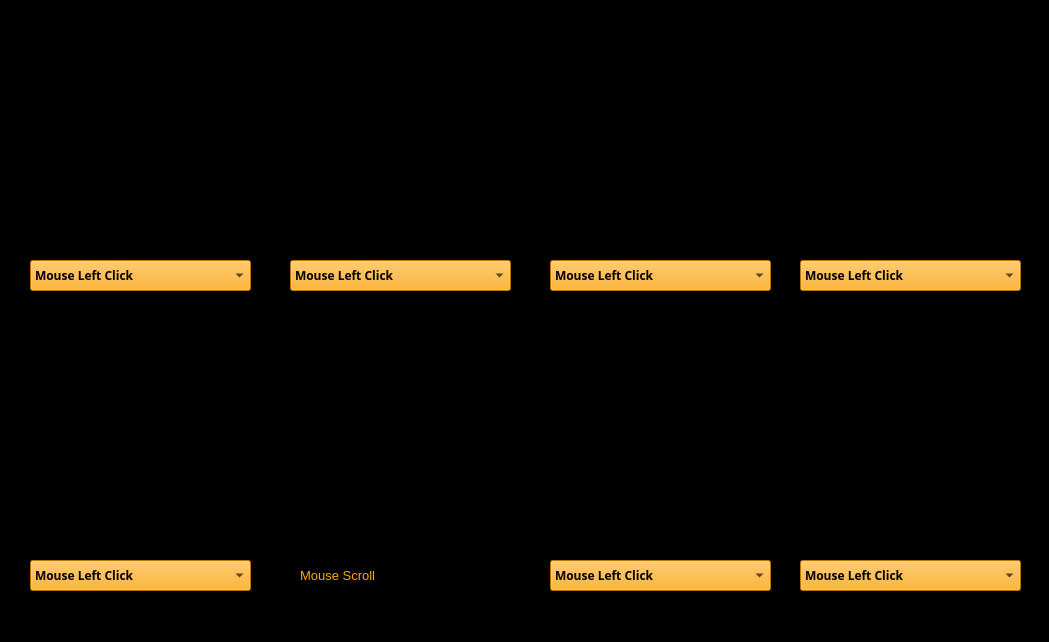
<?xml version="1.0" encoding="UTF-8"?>
<ui version="4.0">
 <class>MainWindow</class>
 <widget class="QMainWindow" name="MainWindow">
  <property name="geometry">
   <rect>
    <x>0</x>
    <y>0</y>
    <width>1049</width>
    <height>642</height>
   </rect>
  </property>
  <property name="windowTitle">
   <string>MainWindow</string>
  </property>
  <property name="styleSheet">
   <string notr="true">QWidget {
    background-color: black;
}</string>
  </property>
  <widget class="QWidget" name="centralwidget">
   <widget class="QLabel" name="label_2">
    <property name="geometry">
     <rect>
      <x>800</x>
      <y>0</y>
      <width>221</width>
      <height>251</height>
     </rect>
    </property>
    <property name="text">
     <string/>
    </property>
    <property name="pixmap">
     <pixmap>build/action cam/left_click.jpg</pixmap>
    </property>
   </widget>
   <widget class="QLabel" name="label">
    <property name="geometry">
     <rect>
      <x>550</x>
      <y>0</y>
      <width>221</width>
      <height>251</height>
     </rect>
    </property>
    <property name="text">
     <string/>
    </property>
    <property name="pixmap">
     <pixmap>build/action cam/enventory.jpg</pixmap>
    </property>
   </widget>
   <widget class="QLabel" name="label_3">
    <property name="geometry">
     <rect>
      <x>290</x>
      <y>0</y>
      <width>221</width>
      <height>251</height>
     </rect>
    </property>
    <property name="text">
     <string/>
    </property>
    <property name="pixmap">
     <pixmap>build/action cam/r_one_leg.jpg</pixmap>
    </property>
   </widget>
   <widget class="QLabel" name="label_4">
    <property name="enabled">
     <bool>true</bool>
    </property>
    <property name="geometry">
     <rect>
      <x>30</x>
      <y>0</y>
      <width>221</width>
      <height>251</height>
     </rect>
    </property>
    <property name="text">
     <string/>
    </property>
    <property name="pixmap">
     <pixmap>build/action cam/drop.jpg</pixmap>
    </property>
   </widget>
   <widget class="QLabel" name="label_5">
    <property name="geometry">
     <rect>
      <x>800</x>
      <y>300</y>
      <width>221</width>
      <height>251</height>
     </rect>
    </property>
    <property name="text">
     <string/>
    </property>
    <property name="pixmap">
     <pixmap>build/action cam/left click.jpg</pixmap>
    </property>
   </widget>
   <widget class="QLabel" name="label_6">
    <property name="geometry">
     <rect>
      <x>550</x>
      <y>300</y>
      <width>221</width>
      <height>251</height>
     </rect>
    </property>
    <property name="text">
     <string/>
    </property>
    <property name="pixmap">
     <pixmap>build/action cam/crouch.jpg</pixmap>
    </property>
   </widget>
   <widget class="QLabel" name="label_7">
    <property name="geometry">
     <rect>
      <x>290</x>
      <y>300</y>
      <width>221</width>
      <height>251</height>
     </rect>
    </property>
    <property name="text">
     <string/>
    </property>
    <property name="pixmap">
     <pixmap>build/action cam/hotbar.jpg</pixmap>
    </property>
   </widget>
   <widget class="QLabel" name="label_8">
    <property name="geometry">
     <rect>
      <x>30</x>
      <y>300</y>
      <width>221</width>
      <height>251</height>
     </rect>
    </property>
    <property name="text">
     <string/>
    </property>
    <property name="pixmap">
     <pixmap>build/action cam/jump.jpg</pixmap>
    </property>
   </widget>
   <widget class="QComboBox" name="comboBox_8">
    <property name="geometry">
     <rect>
      <x>550</x>
      <y>560</y>
      <width>221</width>
      <height>31</height>
     </rect>
    </property>
    <property name="font">
     <font>
      <family>Microsoft JhengHei Light</family>
      <pointsize>9</pointsize>
      <weight>75</weight>
      <bold>true</bold>
     </font>
    </property>
    <property name="styleSheet">
     <string notr="true">QWidget {
    background-color: orange
;
}</string>
    </property>
    <item>
     <property name="text">
      <string>Mouse Left Click</string>
     </property>
    </item>
    <item>
     <property name="text">
      <string>tab</string>
     </property>
    </item>
    <item>
     <property name="text">
      <string>escape</string>
     </property>
    </item>
    <item>
     <property name="text">
      <string>Mouse Right Click</string>
     </property>
    </item>
    <item>
     <property name="text">
      <string>Space</string>
     </property>
    </item>
    <item>
     <property name="text">
      <string>Left Shift</string>
     </property>
    </item>
    <item>
     <property name="text">
      <string>Right Shift</string>
     </property>
    </item>
    <item>
     <property name="text">
      <string>1</string>
     </property>
    </item>
    <item>
     <property name="text">
      <string>2</string>
     </property>
    </item>
    <item>
     <property name="text">
      <string>3</string>
     </property>
    </item>
    <item>
     <property name="text">
      <string>4</string>
     </property>
    </item>
    <item>
     <property name="text">
      <string>5</string>
     </property>
    </item>
    <item>
     <property name="text">
      <string>6</string>
     </property>
    </item>
    <item>
     <property name="text">
      <string>7</string>
     </property>
    </item>
    <item>
     <property name="text">
      <string>8</string>
     </property>
    </item>
    <item>
     <property name="text">
      <string>9</string>
     </property>
    </item>
    <item>
     <property name="text">
      <string>0</string>
     </property>
    </item>
    <item>
     <property name="text">
      <string>A</string>
     </property>
    </item>
    <item>
     <property name="text">
      <string>B</string>
     </property>
    </item>
    <item>
     <property name="text">
      <string>C</string>
     </property>
    </item>
    <item>
     <property name="text">
      <string>D</string>
     </property>
    </item>
    <item>
     <property name="text">
      <string>E</string>
     </property>
    </item>
    <item>
     <property name="text">
      <string>F</string>
     </property>
    </item>
    <item>
     <property name="text">
      <string>G</string>
     </property>
    </item>
    <item>
     <property name="text">
      <string>H</string>
     </property>
    </item>
    <item>
     <property name="text">
      <string>I</string>
     </property>
    </item>
    <item>
     <property name="text">
      <string>J</string>
     </property>
    </item>
    <item>
     <property name="text">
      <string>K</string>
     </property>
    </item>
    <item>
     <property name="text">
      <string>L</string>
     </property>
    </item>
    <item>
     <property name="text">
      <string>M</string>
     </property>
    </item>
    <item>
     <property name="text">
      <string>N</string>
     </property>
    </item>
    <item>
     <property name="text">
      <string>O</string>
     </property>
    </item>
    <item>
     <property name="text">
      <string>P</string>
     </property>
    </item>
    <item>
     <property name="text">
      <string>Q</string>
     </property>
    </item>
    <item>
     <property name="text">
      <string>R</string>
     </property>
    </item>
    <item>
     <property name="text">
      <string>S</string>
     </property>
    </item>
    <item>
     <property name="text">
      <string>T</string>
     </property>
    </item>
    <item>
     <property name="text">
      <string>U</string>
     </property>
    </item>
    <item>
     <property name="text">
      <string>V</string>
     </property>
    </item>
    <item>
     <property name="text">
      <string>W</string>
     </property>
    </item>
    <item>
     <property name="text">
      <string>X</string>
     </property>
    </item>
    <item>
     <property name="text">
      <string>Y</string>
     </property>
    </item>
    <item>
     <property name="text">
      <string>Z</string>
     </property>
    </item>
   </widget>
   <widget class="QComboBox" name="comboBox_9">
    <property name="geometry">
     <rect>
      <x>800</x>
      <y>560</y>
      <width>221</width>
      <height>31</height>
     </rect>
    </property>
    <property name="font">
     <font>
      <family>Microsoft JhengHei Light</family>
      <pointsize>9</pointsize>
      <weight>75</weight>
      <bold>true</bold>
     </font>
    </property>
    <property name="mouseTracking">
     <bool>true</bool>
    </property>
    <property name="styleSheet">
     <string notr="true">QWidget {
    background-color: orange
;
}</string>
    </property>
    <item>
     <property name="text">
      <string>Mouse Left Click</string>
     </property>
    </item>
    <item>
     <property name="text">
      <string>tab</string>
     </property>
    </item>
    <item>
     <property name="text">
      <string>escape</string>
     </property>
    </item>
    <item>
     <property name="text">
      <string>Mouse Right Click</string>
     </property>
    </item>
    <item>
     <property name="text">
      <string>Space</string>
     </property>
    </item>
    <item>
     <property name="text">
      <string>Left Shift</string>
     </property>
    </item>
    <item>
     <property name="text">
      <string>Right Shift</string>
     </property>
    </item>
    <item>
     <property name="text">
      <string>1</string>
     </property>
    </item>
    <item>
     <property name="text">
      <string>2</string>
     </property>
    </item>
    <item>
     <property name="text">
      <string>3</string>
     </property>
    </item>
    <item>
     <property name="text">
      <string>4</string>
     </property>
    </item>
    <item>
     <property name="text">
      <string>5</string>
     </property>
    </item>
    <item>
     <property name="text">
      <string>6</string>
     </property>
    </item>
    <item>
     <property name="text">
      <string>7</string>
     </property>
    </item>
    <item>
     <property name="text">
      <string>8</string>
     </property>
    </item>
    <item>
     <property name="text">
      <string>9</string>
     </property>
    </item>
    <item>
     <property name="text">
      <string>0</string>
     </property>
    </item>
    <item>
     <property name="text">
      <string>A</string>
     </property>
    </item>
    <item>
     <property name="text">
      <string>B</string>
     </property>
    </item>
    <item>
     <property name="text">
      <string>C</string>
     </property>
    </item>
    <item>
     <property name="text">
      <string>D</string>
     </property>
    </item>
    <item>
     <property name="text">
      <string>E</string>
     </property>
    </item>
    <item>
     <property name="text">
      <string>F</string>
     </property>
    </item>
    <item>
     <property name="text">
      <string>G</string>
     </property>
    </item>
    <item>
     <property name="text">
      <string>H</string>
     </property>
    </item>
    <item>
     <property name="text">
      <string>I</string>
     </property>
    </item>
    <item>
     <property name="text">
      <string>J</string>
     </property>
    </item>
    <item>
     <property name="text">
      <string>K</string>
     </property>
    </item>
    <item>
     <property name="text">
      <string>L</string>
     </property>
    </item>
    <item>
     <property name="text">
      <string>M</string>
     </property>
    </item>
    <item>
     <property name="text">
      <string>N</string>
     </property>
    </item>
    <item>
     <property name="text">
      <string>O</string>
     </property>
    </item>
    <item>
     <property name="text">
      <string>P</string>
     </property>
    </item>
    <item>
     <property name="text">
      <string>Q</string>
     </property>
    </item>
    <item>
     <property name="text">
      <string>R</string>
     </property>
    </item>
    <item>
     <property name="text">
      <string>S</string>
     </property>
    </item>
    <item>
     <property name="text">
      <string>T</string>
     </property>
    </item>
    <item>
     <property name="text">
      <string>U</string>
     </property>
    </item>
    <item>
     <property name="text">
      <string>V</string>
     </property>
    </item>
    <item>
     <property name="text">
      <string>W</string>
     </property>
    </item>
    <item>
     <property name="text">
      <string>X</string>
     </property>
    </item>
    <item>
     <property name="text">
      <string>Y</string>
     </property>
    </item>
    <item>
     <property name="text">
      <string>Z</string>
     </property>
    </item>
   </widget>
   <widget class="QComboBox" name="comboBox_10">
    <property name="geometry">
     <rect>
      <x>30</x>
      <y>560</y>
      <width>221</width>
      <height>31</height>
     </rect>
    </property>
    <property name="font">
     <font>
      <family>Microsoft JhengHei Light</family>
      <pointsize>9</pointsize>
      <weight>75</weight>
      <bold>true</bold>
     </font>
    </property>
    <property name="styleSheet">
     <string notr="true">QWidget {
    background-color: orange
;
}</string>
    </property>
    <item>
     <property name="text">
      <string>Mouse Left Click</string>
     </property>
    </item>
    <item>
     <property name="text">
      <string>tab</string>
     </property>
    </item>
    <item>
     <property name="text">
      <string>escape</string>
     </property>
    </item>
    <item>
     <property name="text">
      <string>Mouse Right Click</string>
     </property>
    </item>
    <item>
     <property name="text">
      <string>Space</string>
     </property>
    </item>
    <item>
     <property name="text">
      <string>Left Shift</string>
     </property>
    </item>
    <item>
     <property name="text">
      <string>Right Shift</string>
     </property>
    </item>
    <item>
     <property name="text">
      <string>1</string>
     </property>
    </item>
    <item>
     <property name="text">
      <string>2</string>
     </property>
    </item>
    <item>
     <property name="text">
      <string>3</string>
     </property>
    </item>
    <item>
     <property name="text">
      <string>4</string>
     </property>
    </item>
    <item>
     <property name="text">
      <string>5</string>
     </property>
    </item>
    <item>
     <property name="text">
      <string>6</string>
     </property>
    </item>
    <item>
     <property name="text">
      <string>7</string>
     </property>
    </item>
    <item>
     <property name="text">
      <string>8</string>
     </property>
    </item>
    <item>
     <property name="text">
      <string>9</string>
     </property>
    </item>
    <item>
     <property name="text">
      <string>0</string>
     </property>
    </item>
    <item>
     <property name="text">
      <string>A</string>
     </property>
    </item>
    <item>
     <property name="text">
      <string>B</string>
     </property>
    </item>
    <item>
     <property name="text">
      <string>C</string>
     </property>
    </item>
    <item>
     <property name="text">
      <string>D</string>
     </property>
    </item>
    <item>
     <property name="text">
      <string>E</string>
     </property>
    </item>
    <item>
     <property name="text">
      <string>F</string>
     </property>
    </item>
    <item>
     <property name="text">
      <string>G</string>
     </property>
    </item>
    <item>
     <property name="text">
      <string>H</string>
     </property>
    </item>
    <item>
     <property name="text">
      <string>I</string>
     </property>
    </item>
    <item>
     <property name="text">
      <string>J</string>
     </property>
    </item>
    <item>
     <property name="text">
      <string>K</string>
     </property>
    </item>
    <item>
     <property name="text">
      <string>L</string>
     </property>
    </item>
    <item>
     <property name="text">
      <string>M</string>
     </property>
    </item>
    <item>
     <property name="text">
      <string>N</string>
     </property>
    </item>
    <item>
     <property name="text">
      <string>O</string>
     </property>
    </item>
    <item>
     <property name="text">
      <string>P</string>
     </property>
    </item>
    <item>
     <property name="text">
      <string>Q</string>
     </property>
    </item>
    <item>
     <property name="text">
      <string>R</string>
     </property>
    </item>
    <item>
     <property name="text">
      <string>S</string>
     </property>
    </item>
    <item>
     <property name="text">
      <string>T</string>
     </property>
    </item>
    <item>
     <property name="text">
      <string>U</string>
     </property>
    </item>
    <item>
     <property name="text">
      <string>V</string>
     </property>
    </item>
    <item>
     <property name="text">
      <string>W</string>
     </property>
    </item>
    <item>
     <property name="text">
      <string>X</string>
     </property>
    </item>
    <item>
     <property name="text">
      <string>Y</string>
     </property>
    </item>
    <item>
     <property name="text">
      <string>Z</string>
     </property>
    </item>
   </widget>
   <widget class="QComboBox" name="comboBox_11">
    <property name="geometry">
     <rect>
      <x>30</x>
      <y>260</y>
      <width>221</width>
      <height>31</height>
     </rect>
    </property>
    <property name="font">
     <font>
      <family>Microsoft JhengHei Light</family>
      <pointsize>9</pointsize>
      <weight>75</weight>
      <bold>true</bold>
     </font>
    </property>
    <property name="styleSheet">
     <string notr="true">QWidget {
    background-color: orange
;
}</string>
    </property>
    <item>
     <property name="text">
      <string>Mouse Left Click</string>
     </property>
    </item>
    <item>
     <property name="text">
      <string>tab</string>
     </property>
    </item>
    <item>
     <property name="text">
      <string>escape</string>
     </property>
    </item>
    <item>
     <property name="text">
      <string>Mouse Right Click</string>
     </property>
    </item>
    <item>
     <property name="text">
      <string>Space</string>
     </property>
    </item>
    <item>
     <property name="text">
      <string>Left Shift</string>
     </property>
    </item>
    <item>
     <property name="text">
      <string>Right Shift</string>
     </property>
    </item>
    <item>
     <property name="text">
      <string>1</string>
     </property>
    </item>
    <item>
     <property name="text">
      <string>2</string>
     </property>
    </item>
    <item>
     <property name="text">
      <string>3</string>
     </property>
    </item>
    <item>
     <property name="text">
      <string>4</string>
     </property>
    </item>
    <item>
     <property name="text">
      <string>5</string>
     </property>
    </item>
    <item>
     <property name="text">
      <string>6</string>
     </property>
    </item>
    <item>
     <property name="text">
      <string>7</string>
     </property>
    </item>
    <item>
     <property name="text">
      <string>8</string>
     </property>
    </item>
    <item>
     <property name="text">
      <string>9</string>
     </property>
    </item>
    <item>
     <property name="text">
      <string>0</string>
     </property>
    </item>
    <item>
     <property name="text">
      <string>A</string>
     </property>
    </item>
    <item>
     <property name="text">
      <string>B</string>
     </property>
    </item>
    <item>
     <property name="text">
      <string>C</string>
     </property>
    </item>
    <item>
     <property name="text">
      <string>D</string>
     </property>
    </item>
    <item>
     <property name="text">
      <string>E</string>
     </property>
    </item>
    <item>
     <property name="text">
      <string>F</string>
     </property>
    </item>
    <item>
     <property name="text">
      <string>G</string>
     </property>
    </item>
    <item>
     <property name="text">
      <string>H</string>
     </property>
    </item>
    <item>
     <property name="text">
      <string>I</string>
     </property>
    </item>
    <item>
     <property name="text">
      <string>J</string>
     </property>
    </item>
    <item>
     <property name="text">
      <string>K</string>
     </property>
    </item>
    <item>
     <property name="text">
      <string>L</string>
     </property>
    </item>
    <item>
     <property name="text">
      <string>M</string>
     </property>
    </item>
    <item>
     <property name="text">
      <string>N</string>
     </property>
    </item>
    <item>
     <property name="text">
      <string>O</string>
     </property>
    </item>
    <item>
     <property name="text">
      <string>P</string>
     </property>
    </item>
    <item>
     <property name="text">
      <string>Q</string>
     </property>
    </item>
    <item>
     <property name="text">
      <string>R</string>
     </property>
    </item>
    <item>
     <property name="text">
      <string>S</string>
     </property>
    </item>
    <item>
     <property name="text">
      <string>T</string>
     </property>
    </item>
    <item>
     <property name="text">
      <string>U</string>
     </property>
    </item>
    <item>
     <property name="text">
      <string>V</string>
     </property>
    </item>
    <item>
     <property name="text">
      <string>W</string>
     </property>
    </item>
    <item>
     <property name="text">
      <string>X</string>
     </property>
    </item>
    <item>
     <property name="text">
      <string>Y</string>
     </property>
    </item>
    <item>
     <property name="text">
      <string>Z</string>
     </property>
    </item>
   </widget>
   <widget class="QComboBox" name="comboBox_12">
    <property name="geometry">
     <rect>
      <x>290</x>
      <y>260</y>
      <width>221</width>
      <height>31</height>
     </rect>
    </property>
    <property name="font">
     <font>
      <family>Microsoft JhengHei Light</family>
      <pointsize>9</pointsize>
      <weight>75</weight>
      <bold>true</bold>
     </font>
    </property>
    <property name="styleSheet">
     <string notr="true">QWidget {
    background-color: orange
;
}</string>
    </property>
    <item>
     <property name="text">
      <string>Mouse Left Click</string>
     </property>
    </item>
    <item>
     <property name="text">
      <string>tab</string>
     </property>
    </item>
    <item>
     <property name="text">
      <string>escape</string>
     </property>
    </item>
    <item>
     <property name="text">
      <string>Mouse Right Click</string>
     </property>
    </item>
    <item>
     <property name="text">
      <string>Space</string>
     </property>
    </item>
    <item>
     <property name="text">
      <string>Left Shift</string>
     </property>
    </item>
    <item>
     <property name="text">
      <string>Right Shift</string>
     </property>
    </item>
    <item>
     <property name="text">
      <string>1</string>
     </property>
    </item>
    <item>
     <property name="text">
      <string>2</string>
     </property>
    </item>
    <item>
     <property name="text">
      <string>3</string>
     </property>
    </item>
    <item>
     <property name="text">
      <string>4</string>
     </property>
    </item>
    <item>
     <property name="text">
      <string>5</string>
     </property>
    </item>
    <item>
     <property name="text">
      <string>6</string>
     </property>
    </item>
    <item>
     <property name="text">
      <string>7</string>
     </property>
    </item>
    <item>
     <property name="text">
      <string>8</string>
     </property>
    </item>
    <item>
     <property name="text">
      <string>9</string>
     </property>
    </item>
    <item>
     <property name="text">
      <string>0</string>
     </property>
    </item>
    <item>
     <property name="text">
      <string>A</string>
     </property>
    </item>
    <item>
     <property name="text">
      <string>B</string>
     </property>
    </item>
    <item>
     <property name="text">
      <string>C</string>
     </property>
    </item>
    <item>
     <property name="text">
      <string>D</string>
     </property>
    </item>
    <item>
     <property name="text">
      <string>E</string>
     </property>
    </item>
    <item>
     <property name="text">
      <string>F</string>
     </property>
    </item>
    <item>
     <property name="text">
      <string>G</string>
     </property>
    </item>
    <item>
     <property name="text">
      <string>H</string>
     </property>
    </item>
    <item>
     <property name="text">
      <string>I</string>
     </property>
    </item>
    <item>
     <property name="text">
      <string>J</string>
     </property>
    </item>
    <item>
     <property name="text">
      <string>K</string>
     </property>
    </item>
    <item>
     <property name="text">
      <string>L</string>
     </property>
    </item>
    <item>
     <property name="text">
      <string>M</string>
     </property>
    </item>
    <item>
     <property name="text">
      <string>N</string>
     </property>
    </item>
    <item>
     <property name="text">
      <string>O</string>
     </property>
    </item>
    <item>
     <property name="text">
      <string>P</string>
     </property>
    </item>
    <item>
     <property name="text">
      <string>Q</string>
     </property>
    </item>
    <item>
     <property name="text">
      <string>R</string>
     </property>
    </item>
    <item>
     <property name="text">
      <string>S</string>
     </property>
    </item>
    <item>
     <property name="text">
      <string>T</string>
     </property>
    </item>
    <item>
     <property name="text">
      <string>U</string>
     </property>
    </item>
    <item>
     <property name="text">
      <string>V</string>
     </property>
    </item>
    <item>
     <property name="text">
      <string>W</string>
     </property>
    </item>
    <item>
     <property name="text">
      <string>X</string>
     </property>
    </item>
    <item>
     <property name="text">
      <string>Y</string>
     </property>
    </item>
    <item>
     <property name="text">
      <string>Z</string>
     </property>
    </item>
   </widget>
   <widget class="QComboBox" name="comboBox_13">
    <property name="geometry">
     <rect>
      <x>550</x>
      <y>260</y>
      <width>221</width>
      <height>31</height>
     </rect>
    </property>
    <property name="font">
     <font>
      <family>Microsoft JhengHei Light</family>
      <pointsize>9</pointsize>
      <weight>75</weight>
      <bold>true</bold>
     </font>
    </property>
    <property name="styleSheet">
     <string notr="true">QWidget {
    background-color: orange
;
}</string>
    </property>
    <item>
     <property name="text">
      <string>Mouse Left Click</string>
     </property>
    </item>
    <item>
     <property name="text">
      <string>tab</string>
     </property>
    </item>
    <item>
     <property name="text">
      <string>escape</string>
     </property>
    </item>
    <item>
     <property name="text">
      <string>Mouse Right Click</string>
     </property>
    </item>
    <item>
     <property name="text">
      <string>Space</string>
     </property>
    </item>
    <item>
     <property name="text">
      <string>Left Shift</string>
     </property>
    </item>
    <item>
     <property name="text">
      <string>Right Shift</string>
     </property>
    </item>
    <item>
     <property name="text">
      <string>1</string>
     </property>
    </item>
    <item>
     <property name="text">
      <string>2</string>
     </property>
    </item>
    <item>
     <property name="text">
      <string>3</string>
     </property>
    </item>
    <item>
     <property name="text">
      <string>4</string>
     </property>
    </item>
    <item>
     <property name="text">
      <string>5</string>
     </property>
    </item>
    <item>
     <property name="text">
      <string>6</string>
     </property>
    </item>
    <item>
     <property name="text">
      <string>7</string>
     </property>
    </item>
    <item>
     <property name="text">
      <string>8</string>
     </property>
    </item>
    <item>
     <property name="text">
      <string>9</string>
     </property>
    </item>
    <item>
     <property name="text">
      <string>0</string>
     </property>
    </item>
    <item>
     <property name="text">
      <string>A</string>
     </property>
    </item>
    <item>
     <property name="text">
      <string>B</string>
     </property>
    </item>
    <item>
     <property name="text">
      <string>C</string>
     </property>
    </item>
    <item>
     <property name="text">
      <string>D</string>
     </property>
    </item>
    <item>
     <property name="text">
      <string>E</string>
     </property>
    </item>
    <item>
     <property name="text">
      <string>F</string>
     </property>
    </item>
    <item>
     <property name="text">
      <string>G</string>
     </property>
    </item>
    <item>
     <property name="text">
      <string>H</string>
     </property>
    </item>
    <item>
     <property name="text">
      <string>I</string>
     </property>
    </item>
    <item>
     <property name="text">
      <string>J</string>
     </property>
    </item>
    <item>
     <property name="text">
      <string>K</string>
     </property>
    </item>
    <item>
     <property name="text">
      <string>L</string>
     </property>
    </item>
    <item>
     <property name="text">
      <string>M</string>
     </property>
    </item>
    <item>
     <property name="text">
      <string>N</string>
     </property>
    </item>
    <item>
     <property name="text">
      <string>O</string>
     </property>
    </item>
    <item>
     <property name="text">
      <string>P</string>
     </property>
    </item>
    <item>
     <property name="text">
      <string>Q</string>
     </property>
    </item>
    <item>
     <property name="text">
      <string>R</string>
     </property>
    </item>
    <item>
     <property name="text">
      <string>S</string>
     </property>
    </item>
    <item>
     <property name="text">
      <string>T</string>
     </property>
    </item>
    <item>
     <property name="text">
      <string>U</string>
     </property>
    </item>
    <item>
     <property name="text">
      <string>V</string>
     </property>
    </item>
    <item>
     <property name="text">
      <string>W</string>
     </property>
    </item>
    <item>
     <property name="text">
      <string>X</string>
     </property>
    </item>
    <item>
     <property name="text">
      <string>Y</string>
     </property>
    </item>
    <item>
     <property name="text">
      <string>Z</string>
     </property>
    </item>
   </widget>
   <widget class="QComboBox" name="comboBox_14">
    <property name="geometry">
     <rect>
      <x>800</x>
      <y>260</y>
      <width>221</width>
      <height>31</height>
     </rect>
    </property>
    <property name="font">
     <font>
      <family>Microsoft JhengHei Light</family>
      <pointsize>9</pointsize>
      <weight>75</weight>
      <bold>true</bold>
     </font>
    </property>
    <property name="styleSheet">
     <string notr="true">QWidget {
    background-color: orange
;
}</string>
    </property>
    <item>
     <property name="text">
      <string>Mouse Left Click</string>
     </property>
    </item>
    <item>
     <property name="text">
      <string>tab</string>
     </property>
    </item>
    <item>
     <property name="text">
      <string>escape</string>
     </property>
    </item>
    <item>
     <property name="text">
      <string>Mouse Right Click</string>
     </property>
    </item>
    <item>
     <property name="text">
      <string>Space</string>
     </property>
    </item>
    <item>
     <property name="text">
      <string>Left Shift</string>
     </property>
    </item>
    <item>
     <property name="text">
      <string>Right Shift</string>
     </property>
    </item>
    <item>
     <property name="text">
      <string>1</string>
     </property>
    </item>
    <item>
     <property name="text">
      <string>2</string>
     </property>
    </item>
    <item>
     <property name="text">
      <string>3</string>
     </property>
    </item>
    <item>
     <property name="text">
      <string>4</string>
     </property>
    </item>
    <item>
     <property name="text">
      <string>5</string>
     </property>
    </item>
    <item>
     <property name="text">
      <string>6</string>
     </property>
    </item>
    <item>
     <property name="text">
      <string>7</string>
     </property>
    </item>
    <item>
     <property name="text">
      <string>8</string>
     </property>
    </item>
    <item>
     <property name="text">
      <string>9</string>
     </property>
    </item>
    <item>
     <property name="text">
      <string>0</string>
     </property>
    </item>
    <item>
     <property name="text">
      <string>A</string>
     </property>
    </item>
    <item>
     <property name="text">
      <string>B</string>
     </property>
    </item>
    <item>
     <property name="text">
      <string>C</string>
     </property>
    </item>
    <item>
     <property name="text">
      <string>D</string>
     </property>
    </item>
    <item>
     <property name="text">
      <string>E</string>
     </property>
    </item>
    <item>
     <property name="text">
      <string>F</string>
     </property>
    </item>
    <item>
     <property name="text">
      <string>G</string>
     </property>
    </item>
    <item>
     <property name="text">
      <string>H</string>
     </property>
    </item>
    <item>
     <property name="text">
      <string>I</string>
     </property>
    </item>
    <item>
     <property name="text">
      <string>J</string>
     </property>
    </item>
    <item>
     <property name="text">
      <string>K</string>
     </property>
    </item>
    <item>
     <property name="text">
      <string>L</string>
     </property>
    </item>
    <item>
     <property name="text">
      <string>M</string>
     </property>
    </item>
    <item>
     <property name="text">
      <string>N</string>
     </property>
    </item>
    <item>
     <property name="text">
      <string>O</string>
     </property>
    </item>
    <item>
     <property name="text">
      <string>P</string>
     </property>
    </item>
    <item>
     <property name="text">
      <string>Q</string>
     </property>
    </item>
    <item>
     <property name="text">
      <string>R</string>
     </property>
    </item>
    <item>
     <property name="text">
      <string>S</string>
     </property>
    </item>
    <item>
     <property name="text">
      <string>T</string>
     </property>
    </item>
    <item>
     <property name="text">
      <string>U</string>
     </property>
    </item>
    <item>
     <property name="text">
      <string>V</string>
     </property>
    </item>
    <item>
     <property name="text">
      <string>W</string>
     </property>
    </item>
    <item>
     <property name="text">
      <string>X</string>
     </property>
    </item>
    <item>
     <property name="text">
      <string>Y</string>
     </property>
    </item>
    <item>
     <property name="text">
      <string>Z</string>
     </property>
    </item>
   </widget>
   <widget class="QLabel" name="label_9">
    <property name="geometry">
     <rect>
      <x>300</x>
      <y>565</y>
      <width>201</width>
      <height>21</height>
     </rect>
    </property>
    <property name="font">
     <font>
      <pointsize>10</pointsize>
     </font>
    </property>
    <property name="text">
     <string>&lt;html&gt;&lt;head/&gt;&lt;body&gt;&lt;p&gt;&lt;span style=&quot; color:#ffaa00;&quot;&gt;Mouse Scroll&lt;/span&gt;&lt;/p&gt;&lt;/body&gt;&lt;/html&gt;</string>
    </property>
   </widget>
  </widget>
  <widget class="QMenuBar" name="menubar">
   <property name="geometry">
    <rect>
     <x>0</x>
     <y>0</y>
     <width>1049</width>
     <height>26</height>
    </rect>
   </property>
  </widget>
  <widget class="QStatusBar" name="statusbar"/>
 </widget>
 <resources/>
 <connections/>
</ui>
